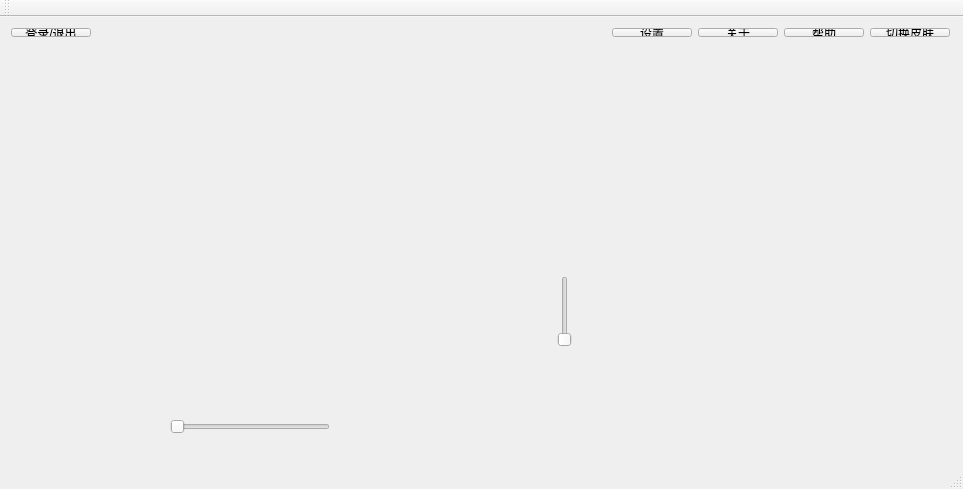
<?xml version="1.0" encoding="UTF-8"?>
<ui version="4.0">
 <class>MainWindow</class>
 <widget class="QMainWindow" name="MainWindow">
  <property name="geometry">
   <rect>
    <x>0</x>
    <y>0</y>
    <width>963</width>
    <height>489</height>
   </rect>
  </property>
  <property name="windowTitle">
   <string>MainWindow</string>
  </property>
  <widget class="QWidget" name="centralWidget">
   <widget class="QWidget" name="listWidget" native="true">
    <property name="geometry">
     <rect>
      <x>0</x>
      <y>30</y>
      <width>291</width>
      <height>351</height>
     </rect>
    </property>
   </widget>
   <widget class="QWidget" name="controlWidget" native="true">
    <property name="geometry">
     <rect>
      <x>0</x>
      <y>380</y>
      <width>961</width>
      <height>51</height>
     </rect>
    </property>
    <widget class="QSlider" name="horizontalSlider">
     <property name="geometry">
      <rect>
       <x>170</x>
       <y>20</y>
       <width>160</width>
       <height>19</height>
      </rect>
     </property>
     <property name="orientation">
      <enum>Qt::Horizontal</enum>
     </property>
    </widget>
   </widget>
   <widget class="QWidget" name="showWidget" native="true">
    <property name="geometry">
     <rect>
      <x>289</x>
      <y>29</y>
      <width>681</width>
      <height>351</height>
     </rect>
    </property>
    <widget class="QSlider" name="verticalSlider">
     <property name="geometry">
      <rect>
       <x>260</x>
       <y>230</y>
       <width>31</width>
       <height>71</height>
      </rect>
     </property>
     <property name="orientation">
      <enum>Qt::Vertical</enum>
     </property>
    </widget>
   </widget>
   <widget class="QWidget" name="">
    <property name="geometry">
     <rect>
      <x>0</x>
      <y>0</y>
      <width>961</width>
      <height>31</height>
     </rect>
    </property>
    <layout class="QHBoxLayout" name="horizontalLayout">
     <item>
      <widget class="QPushButton" name="registerExitButton">
       <property name="text">
        <string>登录/退出</string>
       </property>
      </widget>
     </item>
     <item>
      <spacer name="horizontalSpacer">
       <property name="orientation">
        <enum>Qt::Horizontal</enum>
       </property>
       <property name="sizeHint" stdset="0">
        <size>
         <width>40</width>
         <height>20</height>
        </size>
       </property>
      </spacer>
     </item>
     <item>
      <widget class="QPushButton" name="setButton">
       <property name="text">
        <string>设置</string>
       </property>
      </widget>
     </item>
     <item>
      <widget class="QPushButton" name="aboutButton">
       <property name="text">
        <string>关于</string>
       </property>
      </widget>
     </item>
     <item>
      <widget class="QPushButton" name="helpButton">
       <property name="text">
        <string>帮助</string>
       </property>
      </widget>
     </item>
     <item>
      <widget class="QPushButton" name="changeAppperaButton">
       <property name="text">
        <string>切换皮肤</string>
       </property>
      </widget>
     </item>
    </layout>
   </widget>
  </widget>
  <widget class="QMenuBar" name="menuBar">
   <property name="geometry">
    <rect>
     <x>0</x>
     <y>0</y>
     <width>963</width>
     <height>23</height>
    </rect>
   </property>
  </widget>
  <widget class="QToolBar" name="mainToolBar">
   <attribute name="toolBarArea">
    <enum>TopToolBarArea</enum>
   </attribute>
   <attribute name="toolBarBreak">
    <bool>false</bool>
   </attribute>
  </widget>
  <widget class="QStatusBar" name="statusBar"/>
 </widget>
 <layoutdefault spacing="6" margin="11"/>
 <resources/>
 <connections/>
</ui>
